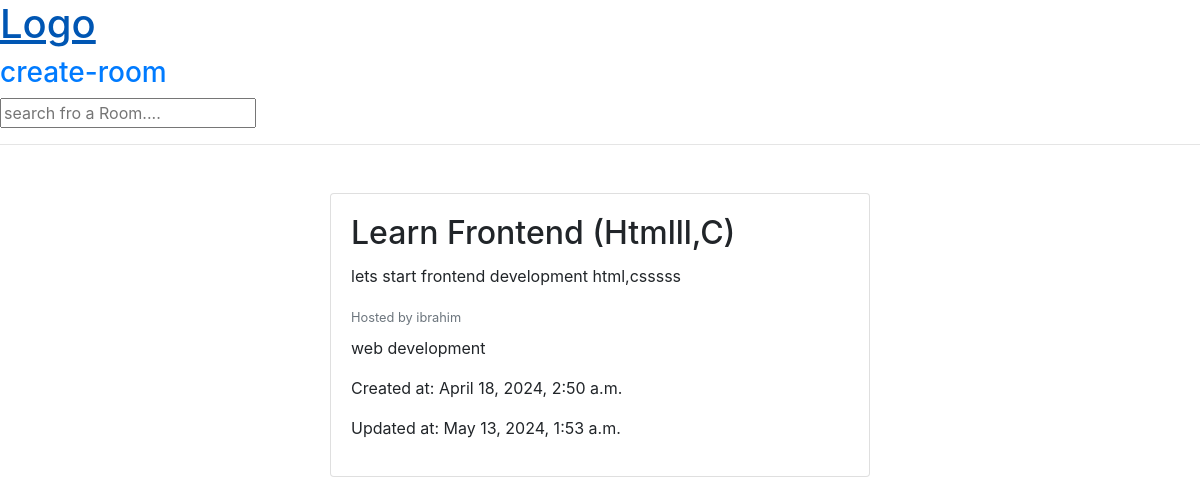
The page /room/4/ on the database its author committed.
### base/models.py (models this page shows, shortened)
class Room(models.Model):
    host = models.ForeignKey(User,on_delete=models.SET_NULL,null=True)
    topic = models.ForeignKey(Topic,on_delete=models.SET_NULL,null=True)
    name = models.CharField(max_length=200)
    description = models.TextField(null=True,blank=True)
    updated = models.DateTimeField(auto_now=True)
    created = models.DateTimeField(auto_now_add=True)
    class Meta:
        ordering = ['-updated','-created']

class Topic(models.Model):
    name = models.CharField(max_length=200)

### base/views.py (the view)
# urls.py: path("room/<str:pk>/",views.room,name="room"),
def room(request,pk):
    room = Room.objects.get(id=pk)
    context = {"room" : room}
    return render(request,"base/room.html",context)

### base/templates/base/room.html
{% extends 'main.html' %}
{% block content %}
<div class="container mt-5">
  <div class="row">
    <div class="col-md-6 offset-md-3">
      <div class="card">
        <div class="card-body">
          <h2 class="card-title">{{ room.name }}</h2>
          <p class="card-text">{{ room.description }}</p>
          <p class="card-text mb-2"><small class="text-muted">Hosted by {{ room.host.username }}</small></p>
          <p class="card-text">{{ room.topic.name }}</p>
          <p>Created at: {{ room.created }}</p>
          <p>Updated at: {{ room.updated }}</p>
        </div>
      </div>
    </div>
  </div>
</div>
{% endblock content %}

### static/styles/main.css (style rules this page uses)
body { background: yellow; }

### rows shown on the page
Room: name "Learn Frontend (Htmlll,C)", description "lets start frontend development html,csssss", host.username "ibrahim", topic.name "web development", created "April 18, 2024, 2:50 a.m.", updated "May 13, 2024, 1:53 a.m."
